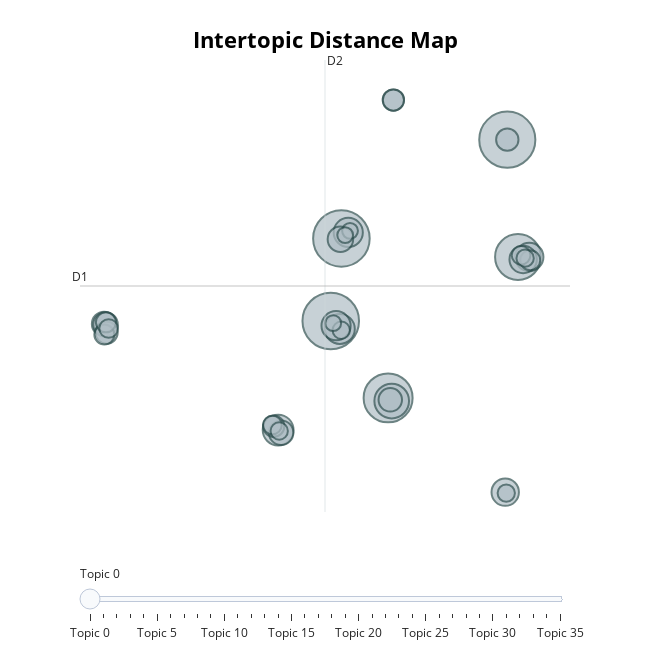

Notebook source saved alongside this figure:
### Code cell
model.visualize_topics()

### Figure 1 — Plotly figure (JSON) as saved in the notebook; plotly's stock layout.template omitted (floating-point values rounded to 4 significant figures)
{"data": [{"customdata": [[0, "delegation | disarmament | operation | co | africa", 64], [1, "american | latin | america | latin america | president", 64], [2, "fiftieth | anniversary | international community | cooperation | development", 63], [3, "sustainable | sustainable development | migration | climate | climate change", 48], [4, "rhodesia | africa | south | south africa | delegation", 42], [5, "crisis | climate change | climate | financial | global", 24], [6, "viet | united states | soviet | viet nam | nam", 19], [7, "soviet union | soviet | korea | union | socialist", 18], [8, "korea | korean | soviet | north | soviet union", 17], [9, "multilateralism | human right | global | member states | human", 17], [10, "portuguese | raw material | raw | bissau | south africa", 16], [11, "climate change | climate | pacific | change | island", 15], [12, "central | water | asia | cooperation | regional", 15], [13, "century | technology | challenge | value | democracy", 13], [14, "viet | viet nam | nam | europe | united states", 12], [15, "european | europe | european union | human right | reform", 12], [16, "terrorist | region | cooperation | democratic | human right", 12], [17, "global | challenge | crisis | climate | climate change", 11], [18, "year | fiftieth | community | conflict | organization", 10], [19, "palestinian | arab | administration | palestine | reject", 10], [20, "cent | food | bissau | price | delegation", 9], [21, "asian | viet | viet nam | nam | dispute", 9], [22, "caribbean | income | develop | small | global", 9], [23, "raw material | raw | aligned | non aligned | material", 8], [24, "arab | kingdom | palestine | oil | palestinian", 8], [25, "detente | german | democratic republic | decolonization | democratic", 8], [26, "arab | iran | humanitarian | palestinian | region", 7], [27, "viet nam | nam | viet | korea | think", 7], [28, "africa | african | sanction | debt | continent", 7], [29, "special session | central | african | regime | decolonization", 6], [30, "armament | fear | aggression | korea | shall", 6], [31, "pacific | forum | island | climate | climate change", 6], [32, "imperialist | united states | people republic | imperialism | viet", 6], [33, "iran | united states | sanction | america | atomic", 5], [34, "leadership | sustainable | society | south | cent", 5], [35, "security council | want | permanent | council | america", 5]], "hovertemplate": "<b>Topic %{customdata[0]}</b><br>%{customdata[1]}<br>Size: %{customdata[2]}", "legendgroup": "", "marker": {"color": "#B0BEC5", "line": {"color": "DarkSlateGrey", "width": 2}, "size": [64, 64, 63, 48, 42, 24, 19, 18, 17, 17, 16, 15, 15, 13, 12, 12, 12, 11, 10, 10, 9, 9, 9, 8, 8, 8, 7, 7, 7, 6, 6, 6, 6, 5, 5, 5], "sizemode": "area", "sizeref": 0.04, "symbol": "circle"}, "mode": "markers", "name": "", "orientation": "v", "showlegend": false, "type": "scatter", "x": [6.231, 5.364, 19.75, 10.04, 20.62, 10.33, 1.075, 6.102, 5.796, 6.79, 21.54, 19.58, 21.04, 6.151, 1.322, -13.1, -12.99, 10.21, 19.75, -12.91, 10.47, 0.7168, 10.47, 21.62, -13.08, -12.96, -12.74, 0.6089, 20.87, 21.2, 6.22, 19.67, 1.164, 5.563, 6.935, 6.541], "xaxis": "x", "y": [11.9, 4.263, 21.04, -2.849, 10.18, -3.143, -5.827, 3.526, 3.831, 12.46, 10.19, -11.57, 9.957, 11.82, -6.073, 3.989, 3.95, -3.026, 21.04, 3.189, 24.7, -5.467, 24.7, 9.89, 3.009, 4.138, 3.57, -5.359, 10.34, 10.08, 3.408, -11.66, -5.915, 4.064, 12.61, 12.21], "yaxis": "y"}], "layout": {"annotations": [{"showarrow": false, "text": "D1", "x": -15.07, "y": 7.502, "yshift": 10}, {"showarrow": false, "text": "D2", "x": 4.895, "xshift": 10, "y": 28.41}], "height": 650, "hoverlabel": {"bgcolor": "white", "font": {"family": "Rockwell", "size": 16}}, "legend": {"itemsizing": "constant", "tracegroupgap": 0}, "margin": {"t": 60}, "shapes": [{"line": {"color": "#CFD8DC", "width": 2}, "type": "line", "x0": 4.895, "x1": 4.895, "y0": -13.41, "y1": 28.41}, {"line": {"color": "#9E9E9E", "width": 2}, "type": "line", "x0": -15.07, "x1": 24.86, "y0": 7.502, "y1": 7.502}], "sliders": [{"active": 0, "pad": {"t": 50}, "steps": [{"args": [{"marker.color": [["red", "#B0BEC5", "#B0BEC5", "#B0BEC5", "#B0BEC5", "#B0BEC5", "#B0BEC5", "#B0BEC5", "#B0BEC5", "#B0BEC5", "#B0BEC5", "#B0BEC5", "#B0BEC5", "#B0BEC5", "#B0BEC5", "#B0BEC5", "#B0BEC5", "#B0BEC5", "#B0BEC5", "#B0BEC5", "#B0BEC5", "#B0BEC5", "#B0BEC5", "#B0BEC5", "#B0BEC5", "#B0BEC5", "#B0BEC5", "#B0BEC5", "#B0BEC5", "#B0BEC5", "#B0BEC5", "#B0BEC5", "#B0BEC5", "#B0BEC5", "#B0BEC5", "#B0BEC5"]]}], "label": "Topic 0", "method": "update"}, {"args": [{"marker.color": [["#B0BEC5", "red", "#B0BEC5", "#B0BEC5", "#B0BEC5", "#B0BEC5", "#B0BEC5", "#B0BEC5", "#B0BEC5", "#B0BEC5", "#B0BEC5", "#B0BEC5", "#B0BEC5", "#B0BEC5", "#B0BEC5", "#B0BEC5", "#B0BEC5", "#B0BEC5", "#B0BEC5", "#B0BEC5", "#B0BEC5", "#B0BEC5", "#B0BEC5", "#B0BEC5", "#B0BEC5", "#B0BEC5", "#B0BEC5", "#B0BEC5", "#B0BEC5", "#B0BEC5", "#B0BEC5", "#B0BEC5", "#B0BEC5", "#B0BEC5", "#B0BEC5", "#B0BEC5"]]}], "label": "Topic 1", "method": "update"}, {"args": [{"marker.color": [["#B0BEC5", "#B0BEC5", "red", "#B0BEC5", "#B0BEC5", "#B0BEC5", "#B0BEC5", "#B0BEC5", "#B0BEC5", "#B0BEC5", "#B0BEC5", "#B0BEC5", "#B0BEC5", "#B0BEC5", "#B0BEC5", "#B0BEC5", "#B0BEC5", "#B0BEC5", "#B0BEC5", "#B0BEC5", "#B0BEC5", "#B0BEC5", "#B0BEC5", "#B0BEC5", "#B0BEC5", "#B0BEC5", "#B0BEC5", "#B0BEC5", "#B0BEC5", "#B0BEC5", "#B0BEC5", "#B0BEC5", "#B0BEC5", "#B0BEC5", "#B0BEC5", "#B0BEC5"]]}], "label": "Topic 2", "method": "update"}, {"args": [{"marker.color": [["#B0BEC5", "#B0BEC5", "#B0BEC5", "red", "#B0BEC5", "#B0BEC5", "#B0BEC5", "#B0BEC5", "#B0BEC5", "#B0BEC5", "#B0BEC5", "#B0BEC5", "#B0BEC5", "#B0BEC5", "#B0BEC5", "#B0BEC5", "#B0BEC5", "#B0BEC5", "#B0BEC5", "#B0BEC5", "#B0BEC5", "#B0BEC5", "#B0BEC5", "#B0BEC5", "#B0BEC5", "#B0BEC5", "#B0BEC5", "#B0BEC5", "#B0BEC5", "#B0BEC5", "#B0BEC5", "#B0BEC5", "#B0BEC5", "#B0BEC5", "#B0BEC5", "#B0BEC5"]]}], "label": "Topic 3", "method": "update"}, {"args": [{"marker.color": [["#B0BEC5", "#B0BEC5", "#B0BEC5", "#B0BEC5", "red", "#B0BEC5", "#B0BEC5", "#B0BEC5", "#B0BEC5", "#B0BEC5", "#B0BEC5", "#B0BEC5", "#B0BEC5", "#B0BEC5", "#B0BEC5", "#B0BEC5", "#B0BEC5", "#B0BEC5", "#B0BEC5", "#B0BEC5", "#B0BEC5", "#B0BEC5", "#B0BEC5", "#B0BEC5", "#B0BEC5", "#B0BEC5", "#B0BEC5", "#B0BEC5", "#B0BEC5", "#B0BEC5", "#B0BEC5", "#B0BEC5", "#B0BEC5", "#B0BEC5", "#B0BEC5", "#B0BEC5"]]}], "label": "Topic 4", "method": "update"}, {"args": [{"marker.color": [["#B0BEC5", "#B0BEC5", "#B0BEC5", "#B0BEC5", "#B0BEC5", "red", "#B0BEC5", "#B0BEC5", "#B0BEC5", "#B0BEC5", "#B0BEC5", "#B0BEC5", "#B0BEC5", "#B0BEC5", "#B0BEC5", "#B0BEC5", "#B0BEC5", "#B0BEC5", "#B0BEC5", "#B0BEC5", "#B0BEC5", "#B0BEC5", "#B0BEC5", "#B0BEC5", "#B0BEC5", "#B0BEC5", "#B0BEC5", "#B0BEC5", "#B0BEC5", "#B0BEC5", "#B0BEC5", "#B0BEC5", "#B0BEC5", "#B0BEC5", "#B0BEC5", "#B0BEC5"]]}], "label": "Topic 5", "method": "update"}, {"args": [{"marker.color": [["#B0BEC5", "#B0BEC5", "#B0BEC5", "#B0BEC5", "#B0BEC5", "#B0BEC5", "red", "#B0BEC5", "#B0BEC5", "#B0BEC5", "#B0BEC5", "#B0BEC5", "#B0BEC5", "#B0BEC5", "#B0BEC5", "#B0BEC5", "#B0BEC5", "#B0BEC5", "#B0BEC5", "#B0BEC5", "#B0BEC5", "#B0BEC5", "#B0BEC5", "#B0BEC5", "#B0BEC5", "#B0BEC5", "#B0BEC5", "#B0BEC5", "#B0BEC5", "#B0BEC5", "#B0BEC5", "#B0BEC5", "#B0BEC5", "#B0BEC5", "#B0BEC5", "#B0BEC5"]]}], "label": "Topic 6", "method": "update"}, {"args": [{"marker.color": [["#B0BEC5", "#B0BEC5", "#B0BEC5", "#B0BEC5", "#B0BEC5", "#B0BEC5", "#B0BEC5", "red", "#B0BEC5", "#B0BEC5", "#B0BEC5", "#B0BEC5", "#B0BEC5", "#B0BEC5", "#B0BEC5", "#B0BEC5", "#B0BEC5", "#B0BEC5", "#B0BEC5", "#B0BEC5", "#B0BEC5", "#B0BEC5", "#B0BEC5", "#B0BEC5", "#B0BEC5", "#B0BEC5", "#B0BEC5", "#B0BEC5", "#B0BEC5", "#B0BEC5", "#B0BEC5", "#B0BEC5", "#B0BEC5", "#B0BEC5", "#B0BEC5", "#B0BEC5"]]}], "label": "Topic 7", "method": "update"}, {"args": [{"marker.color": [["#B0BEC5", "#B0BEC5", "#B0BEC5", "#B0BEC5", "#B0BEC5", "#B0BEC5", "#B0BEC5", "#B0BEC5", "red", "#B0BEC5", "#B0BEC5", "#B0BEC5", "#B0BEC5", "#B0BEC5", "#B0BEC5", "#B0BEC5", "#B0BEC5", "#B0BEC5", "#B0BEC5", "#B0BEC5", "#B0BEC5", "#B0BEC5", "#B0BEC5", "#B0BEC5", "#B0BEC5", "#B0BEC5", "#B0BEC5", "#B0BEC5", "#B0BEC5", "#B0BEC5", "#B0BEC5", "#B0BEC5", "#B0BEC5", "#B0BEC5", "#B0BEC5", "#B0BEC5"]]}], "label": "Topic 8", "method": "update"}, {"args": [{"marker.color": [["#B0BEC5", "#B0BEC5", "#B0BEC5", "#B0BEC5", "#B0BEC5", "#B0BEC5", "#B0BEC5", "#B0BEC5", "#B0BEC5", "red", "#B0BEC5", "#B0BEC5", "#B0BEC5", "#B0BEC5", "#B0BEC5", "#B0BEC5", "#B0BEC5", "#B0BEC5", "#B0BEC5", "#B0BEC5", "#B0BEC5", "#B0BEC5", "#B0BEC5", "#B0BEC5", "#B0BEC5", "#B0BEC5", "#B0BEC5", "#B0BEC5", "#B0BEC5", "#B0BEC5", "#B0BEC5", "#B0BEC5", "#B0BEC5", "#B0BEC5", "#B0BEC5", "#B0BEC5"]]}], "label": "Topic 9", "method": "update"}, {"args": [{"marker.color": [["#B0BEC5", "#B0BEC5", "#B0BEC5", "#B0BEC5", "#B0BEC5", "#B0BEC5", "#B0BEC5", "#B0BEC5", "#B0BEC5", "#B0BEC5", "red", "#B0BEC5", "#B0BEC5", "#B0BEC5", "#B0BEC5", "#B0BEC5", "#B0BEC5", "#B0BEC5", "#B0BEC5", "#B0BEC5", "#B0BEC5", "#B0BEC5", "#B0BEC5", "#B0BEC5", "#B0BEC5", "#B0BEC5", "#B0BEC5", "#B0BEC5", "#B0BEC5", "#B0BEC5", "#B0BEC5", "#B0BEC5", "#B0BEC5", "#B0BEC5", "#B0BEC5", "#B0BEC5"]]}], "label": "Topic 10", "method": "update"}, {"args": [{"marker.color": [["#B0BEC5", "#B0BEC5", "#B0BEC5", "#B0BEC5", "#B0BEC5", "#B0BEC5", "#B0BEC5", "#B0BEC5", "#B0BEC5", "#B0BEC5", "#B0BEC5", "red", "#B0BEC5", "#B0BEC5", "#B0BEC5", "#B0BEC5", "#B0BEC5", "#B0BEC5", "#B0BEC5", "#B0BEC5", "#B0BEC5", "#B0BEC5", "#B0BEC5", "#B0BEC5", "#B0BEC5", "#B0BEC5", "#B0BEC5", "#B0BEC5", "#B0BEC5", "#B0BEC5", "#B0BEC5", "#B0BEC5", "#B0BEC5", "#B0BEC5", "#B0BEC5", "#B0BEC5"]]}], "label": "Topic 11", "method": "update"}, {"args": [{"marker.color": [["#B0BEC5", "#B0BEC5", "#B0BEC5", "#B0BEC5", "#B0BEC5", "#B0BEC5", "#B0BEC5", "#B0BEC5", "#B0BEC5", "#B0BEC5", "#B0BEC5", "#B0BEC5", "red", "#B0BEC5", "#B0BEC5", "#B0BEC5", "#B0BEC5", "#B0BEC5", "#B0BEC5", "#B0BEC5", "#B0BEC5", "#B0BEC5", "#B0BEC5", "#B0BEC5", "#B0BEC5", "#B0BEC5", "#B0BEC5", "#B0BEC5", "#B0BEC5", "#B0BEC5", "#B0BEC5", "#B0BEC5", "#B0BEC5", "#B0BEC5", "#B0BEC5", "#B0BEC5"]]}], "label": "Topic 12", "method": "update"}, {"args": [{"marker.color": [["#B0BEC5", "#B0BEC5", "#B0BEC5", "#B0BEC5", "#B0BEC5", "#B0BEC5", "#B0BEC5", "#B0BEC5", "#B0BEC5", "#B0BEC5", "#B0BEC5", "#B0BEC5", "#B0BEC5", "red", "#B0BEC5", "#B0BEC5", "#B0BEC5", "#B0BEC5", "#B0BEC5", "#B0BEC5", "#B0BEC5", "#B0BEC5", "#B0BEC5", "#B0BEC5", "#B0BEC5", "#B0BEC5", "#B0BEC5", "#B0BEC5", "#B0BEC5", "#B0BEC5", "#B0BEC5", "#B0BEC5", "#B0BEC5", "#B0BEC5", "#B0BEC5", "#B0BEC5"]]}], "label": "Topic 13", "method": "update"}, {"args": [{"marker.color": [["#B0BEC5", "#B0BEC5", "#B0BEC5", "#B0BEC5", "#B0BEC5", "#B0BEC5", "#B0BEC5", "#B0BEC5", "#B0BEC5", "#B0BEC5", "#B0BEC5", "#B0BEC5", "#B0BEC5", "#B0BEC5", "red", "#B0BEC5", "#B0BEC5", "#B0BEC5", "#B0BEC5", "#B0BEC5", "#B0BEC5", "#B0BEC5", "#B0BEC5", "#B0BEC5", "#B0BEC5", "#B0BEC5", "#B0BEC5", "#B0BEC5", "#B0BEC5", "#B0BEC5", "#B0BEC5", "#B0BEC5", "#B0BEC5", "#B0BEC5", "#B0BEC5", "#B0BEC5"]]}], "label": "Topic 14", "method": "update"}, {"args": [{"marker.color": [["#B0BEC5", "#B0BEC5", "#B0BEC5", "#B0BEC5", "#B0BEC5", "#B0BEC5", "#B0BEC5", "#B0BEC5", "#B0BEC5", "#B0BEC5", "#B0BEC5", "#B0BEC5", "#B0BEC5", "#B0BEC5", "#B0BEC5", "red", "#B0BEC5", "#B0BEC5", "#B0BEC5", "#B0BEC5", "#B0BEC5", "#B0BEC5", "#B0BEC5", "#B0BEC5", "#B0BEC5", "#B0BEC5", "#B0BEC5", "#B0BEC5", "#B0BEC5", "#B0BEC5", "#B0BEC5", "#B0BEC5", "#B0BEC5", "#B0BEC5", "#B0BEC5", "#B0BEC5"]]}], "label": "Topic 15", "method": "update"}, {"args": [{"marker.color": [["#B0BEC5", "#B0BEC5", "#B0BEC5", "#B0BEC5", "#B0BEC5", "#B0BEC5", "#B0BEC5", "#B0BEC5", "#B0BEC5", "#B0BEC5", "#B0BEC5", "#B0BEC5", "#B0BEC5", "#B0BEC5", "#B0BEC5", "#B0BEC5", "red", "#B0BEC5", "#B0BEC5", "#B0BEC5", "#B0BEC5", "#B0BEC5", "#B0BEC5", "#B0BEC5", "#B0BEC5", "#B0BEC5", "#B0BEC5", "#B0BEC5", "#B0BEC5", "#B0BEC5", "#B0BEC5", "#B0BEC5", "#B0BEC5", "#B0BEC5", "#B0BEC5", "#B0BEC5"]]}], "label": "Topic 16", "method": "update"}, {"args": [{"marker.color": [["#B0BEC5", "#B0BEC5", "#B0BEC5", "#B0BEC5", "#B0BEC5", "#B0BEC5", "#B0BEC5", "#B0BEC5", "#B0BEC5", "#B0BEC5", "#B0BEC5", "#B0BEC5", "#B0BEC5", "#B0BEC5", "#B0BEC5", "#B0BEC5", "#B0BEC5", "red", "#B0BEC5", "#B0BEC5", "#B0BEC5", "#B0BEC5", "#B0BEC5", "#B0BEC5", "#B0BEC5", "#B0BEC5", "#B0BEC5", "#B0BEC5", "#B0BEC5", "#B0BEC5", "#B0BEC5", "#B0BEC5", "#B0BEC5", "#B0BEC5", "#B0BEC5", "#B0BEC5"]]}], "label": "Topic 17", "method": "update"}, {"args": [{"marker.color": [["#B0BEC5", "#B0BEC5", "#B0BEC5", "#B0BEC5", "#B0BEC5", "#B0BEC5", "#B0BEC5", "#B0BEC5", "#B0BEC5", "#B0BEC5", "#B0BEC5", "#B0BEC5", "#B0BEC5", "#B0BEC5", "#B0BEC5", "#B0BEC5", "#B0BEC5", "#B0BEC5", "red", "#B0BEC5", "#B0BEC5", "#B0BEC5", "#B0BEC5", "#B0BEC5", "#B0BEC5", "#B0BEC5", "#B0BEC5", "#B0BEC5", "#B0BEC5", "#B0BEC5", "#B0BEC5", "#B0BEC5", "#B0BEC5", "#B0BEC5", "#B0BEC5", "#B0BEC5"]]}], "label": "Topic 18", "method": "update"}, {"args": [{"marker.color": [["#B0BEC5", "#B0BEC5", "#B0BEC5", "#B0BEC5", "#B0BEC5", "#B0BEC5", "#B0BEC5", "#B0BEC5", "#B0BEC5", "#B0BEC5", "#B0BEC5", "#B0BEC5", "#B0BEC5", "#B0BEC5", "#B0BEC5", "#B0BEC5", "#B0BEC5", "#B0BEC5", "#B0BEC5", "red", "#B0BEC5", "#B0BEC5", "#B0BEC5", "#B0BEC5", "#B0BEC5", "#B0BEC5", "#B0BEC5", "#B0BEC5", "#B0BEC5", "#B0BEC5", "#B0BEC5", "#B0BEC5", "#B0BEC5", "#B0BEC5", "#B0BEC5", "#B0BEC5"]]}], "label": "Topic 19", "method": "update"}, {"args": [{"marker.color": [["#B0BEC5", "#B0BEC5", "#B0BEC5", "#B0BEC5", "#B0BEC5", "#B0BEC5", "#B0BEC5", "#B0BEC5", "#B0BEC5", "#B0BEC5", "#B0BEC5", "#B0BEC5", "#B0BEC5", "#B0BEC5", "#B0BEC5", "#B0BEC5", "#B0BEC5", "#B0BEC5", "#B0BEC5", "#B0BEC5", "red", "#B0BEC5", "#B0BEC5", "#B0BEC5", "#B0BEC5", "#B0BEC5", "#B0BEC5", "#B0BEC5", "#B0BEC5", "#B0BEC5", "#B0BEC5", "#B0BEC5", "#B0BEC5", "#B0BEC5", "#B0BEC5", "#B0BEC5"]]}], "label": "Topic 20", "method": "update"}, {"args": [{"marker.color": [["#B0BEC5", "#B0BEC5", "#B0BEC5", "#B0BEC5", "#B0BEC5", "#B0BEC5", "#B0BEC5", "#B0BEC5", "#B0BEC5", "#B0BEC5", "#B0BEC5", "#B0BEC5", "#B0BEC5", "#B0BEC5", "#B0BEC5", "#B0BEC5", "#B0BEC5", "#B0BEC5", "#B0BEC5", "#B0BEC5", "#B0BEC5", "red", "#B0BEC5", "#B0BEC5", "#B0BEC5", "#B0BEC5", "#B0BEC5", "#B0BEC5", "#B0BEC5", "#B0BEC5", "#B0BEC5", "#B0BEC5", "#B0BEC5", "#B0BEC5", "#B0BEC5", "#B0BEC5"]]}], "label": "Topic 21", "method": "update"}, {"args": [{"marker.color": [["#B0BEC5", "#B0BEC5", "#B0BEC5", "#B0BEC5", "#B0BEC5", "#B0BEC5", "#B0BEC5", "#B0BEC5", "#B0BEC5", "#B0BEC5", "#B0BEC5", "#B0BEC5", "#B0BEC5", "#B0BEC5", "#B0BEC5", "#B0BEC5", "#B0BEC5", "#B0BEC5", "#B0BEC5", "#B0BEC5", "#B0BEC5", "#B0BEC5", "red", "#B0BEC5", "#B0BEC5", "#B0BEC5", "#B0BEC5", "#B0BEC5", "#B0BEC5", "#B0BEC5", "#B0BEC5", "#B0BEC5", "#B0BEC5", "#B0BEC5", "#B0BEC5", "#B0BEC5"]]}], "label": "Topic 22", "method": "update"}, {"args": [{"marker.color": [["#B0BEC5", "#B0BEC5", "#B0BEC5", "#B0BEC5", "#B0BEC5", "#B0BEC5", "#B0BEC5", "#B0BEC5", "#B0BEC5", "#B0BEC5", "#B0BEC5", "#B0BEC5", "#B0BEC5", "#B0BEC5", "#B0BEC5", "#B0BEC5", "#B0BEC5", "#B0BEC5", "#B0BEC5", "#B0BEC5", "#B0BEC5", "#B0BEC5", "#B0BEC5", "red", "#B0BEC5", "#B0BEC5", "#B0BEC5", "#B0BEC5", "#B0BEC5", "#B0BEC5", "#B0BEC5", "#B0BEC5", "#B0BEC5", "#B0BEC5", "#B0BEC5", "#B0BEC5"]]}], "label": "Topic 23", "method": "update"}, {"args": [{"marker.color": [["#B0BEC5", "#B0BEC5", "#B0BEC5", "#B0BEC5", "#B0BEC5", "#B0BEC5", "#B0BEC5", "#B0BEC5", "#B0BEC5", "#B0BEC5", "#B0BEC5", "#B0BEC5", "#B0BEC5", "#B0BEC5", "#B0BEC5", "#B0BEC5", "#B0BEC5", "#B0BEC5", "#B0BEC5", "#B0BEC5", "#B0BEC5", "#B0BEC5", "#B0BEC5", "#B0BEC5", "red", "#B0BEC5", "#B0BEC5", "#B0BEC5", "#B0BEC5", "#B0BEC5", "#B0BEC5", "#B0BEC5", "#B0BEC5", "#B0BEC5", "#B0BEC5", "#B0BEC5"]]}], "label": "Topic 24", "method": "update"}, {"args": [{"marker.color": [["#B0BEC5", "#B0BEC5", "#B0BEC5", "#B0BEC5", "#B0BEC5", "#B0BEC5", "#B0BEC5", "#B0BEC5", "#B0BEC5", "#B0BEC5", "#B0BEC5", "#B0BEC5", "#B0BEC5", "#B0BEC5", "#B0BEC5", "#B0BEC5", "#B0BEC5", "#B0BEC5", "#B0BEC5", "#B0BEC5", "#B0BEC5", "#B0BEC5", "#B0BEC5", "#B0BEC5", "#B0BEC5", "red", "#B0BEC5", "#B0BEC5", "#B0BEC5", "#B0BEC5", "#B0BEC5", "#B0BEC5", "#B0BEC5", "#B0BEC5", "#B0BEC5", "#B0BEC5"]]}], "label": "Topic 25", "method": "update"}, {"args": [{"marker.color": [["#B0BEC5", "#B0BEC5", "#B0BEC5", "#B0BEC5", "#B0BEC5", "#B0BEC5", "#B0BEC5", "#B0BEC5", "#B0BEC5", "#B0BEC5", "#B0BEC5", "#B0BEC5", "#B0BEC5", "#B0BEC5", "#B0BEC5", "#B0BEC5", "#B0BEC5", "#B0BEC5", "#B0BEC5", "#B0BEC5", "#B0BEC5", "#B0BEC5", "#B0BEC5", "#B0BEC5", "#B0BEC5", "#B0BEC5", "red", "#B0BEC5", "#B0BEC5", "#B0BEC5", "#B0BEC5", "#B0BEC5", "#B0BEC5", "#B0BEC5", "#B0BEC5", "#B0BEC5"]]}], "label": "Topic 26", "method": "update"}, {"args": [{"marker.color": [["#B0BEC5", "#B0BEC5", "#B0BEC5", "#B0BEC5", "#B0BEC5", "#B0BEC5", "#B0BEC5", "#B0BEC5", "#B0BEC5", "#B0BEC5", "#B0BEC5", "#B0BEC5", "#B0BEC5", "#B0BEC5", "#B0BEC5", "#B0BEC5", "#B0BEC5", "#B0BEC5", "#B0BEC5", "#B0BEC5", "#B0BEC5", "#B0BEC5", "#B0BEC5", "#B0BEC5", "#B0BEC5", "#B0BEC5", "#B0BEC5", "red", "#B0BEC5", "#B0BEC5", "#B0BEC5", "#B0BEC5", "#B0BEC5", "#B0BEC5", "#B0BEC5", "#B0BEC5"]]}], "label": "Topic 27", "method": "update"}, {"args": [{"marker.color": [["#B0BEC5", "#B0BEC5", "#B0BEC5", "#B0BEC5", "#B0BEC5", "#B0BEC5", "#B0BEC5", "#B0BEC5", "#B0BEC5", "#B0BEC5", "#B0BEC5", "#B0BEC5", "#B0BEC5", "#B0BEC5", "#B0BEC5", "#B0BEC5", "#B0BEC5", "#B0BEC5", "#B0BEC5", "#B0BEC5", "#B0BEC5", "#B0BEC5", "#B0BEC5", "#B0BEC5", "#B0BEC5", "#B0BEC5", "#B0BEC5", "#B0BEC5", "red", "#B0BEC5", "#B0BEC5", "#B0BEC5", "#B0BEC5", "#B0BEC5", "#B0BEC5", "#B0BEC5"]]}], "label": "Topic 28", "method": "update"}, {"args": [{"marker.color": [["#B0BEC5", "#B0BEC5", "#B0BEC5", "#B0BEC5", "#B0BEC5", "#B0BEC5", "#B0BEC5", "#B0BEC5", "#B0BEC5", "#B0BEC5", "#B0BEC5", "#B0BEC5", "#B0BEC5", "#B0BEC5", "#B0BEC5", "#B0BEC5", "#B0BEC5", "#B0BEC5", "#B0BEC5", "#B0BEC5", "#B0BEC5", "#B0BEC5", "#B0BEC5", "#B0BEC5", "#B0BEC5", "#B0BEC5", "#B0BEC5", "#B0BEC5", "#B0BEC5", "red", "#B0BEC5", "#B0BEC5", "#B0BEC5", "#B0BEC5", "#B0BEC5", "#B0BEC5"]]}], "label": "Topic 29", "method": "update"}, {"args": [{"marker.color": [["#B0BEC5", "#B0BEC5", "#B0BEC5", "#B0BEC5", "#B0BEC5", "#B0BEC5", "#B0BEC5", "#B0BEC5", "#B0BEC5", "#B0BEC5", "#B0BEC5", "#B0BEC5", "#B0BEC5", "#B0BEC5", "#B0BEC5", "#B0BEC5", "#B0BEC5", "#B0BEC5", "#B0BEC5", "#B0BEC5", "#B0BEC5", "#B0BEC5", "#B0BEC5", "#B0BEC5", "#B0BEC5", "#B0BEC5", "#B0BEC5", "#B0BEC5", "#B0BEC5", "#B0BEC5", "red", "#B0BEC5", "#B0BEC5", "#B0BEC5", "#B0BEC5", "#B0BEC5"]]}], "label": "Topic 30", "method": "update"}, {"args": [{"marker.color": [["#B0BEC5", "#B0BEC5", "#B0BEC5", "#B0BEC5", "#B0BEC5", "#B0BEC5", "#B0BEC5", "#B0BEC5", "#B0BEC5", "#B0BEC5", "#B0BEC5", "#B0BEC5", "#B0BEC5", "#B0BEC5", "#B0BEC5", "#B0BEC5", "#B0BEC5", "#B0BEC5", "#B0BEC5", "#B0BEC5", "#B0BEC5", "#B0BEC5", "#B0BEC5", "#B0BEC5", "#B0BEC5", "#B0BEC5", "#B0BEC5", "#B0BEC5", "#B0BEC5", "#B0BEC5", "#B0BEC5", "red", "#B0BEC5", "#B0BEC5", "#B0BEC5", "#B0BEC5"]]}], "label": "Topic 31", "method": "update"}, {"args": [{"marker.color": [["#B0BEC5", "#B0BEC5", "#B0BEC5", "#B0BEC5", "#B0BEC5", "#B0BEC5", "#B0BEC5", "#B0BEC5", "#B0BEC5", "#B0BEC5", "#B0BEC5", "#B0BEC5", "#B0BEC5", "#B0BEC5", "#B0BEC5", "#B0BEC5", "#B0BEC5", "#B0BEC5", "#B0BEC5", "#B0BEC5", "#B0BEC5", "#B0BEC5", "#B0BEC5", "#B0BEC5", "#B0BEC5", "#B0BEC5", "#B0BEC5", "#B0BEC5", "#B0BEC5", "#B0BEC5", "#B0BEC5", "#B0BEC5", "red", "#B0BEC5", "#B0BEC5", "#B0BEC5"]]}], "label": "Topic 32", "method": "update"}, {"args": [{"marker.color": [["#B0BEC5", "#B0BEC5", "#B0BEC5", "#B0BEC5", "#B0BEC5", "#B0BEC5", "#B0BEC5", "#B0BEC5", "#B0BEC5", "#B0BEC5", "#B0BEC5", "#B0BEC5", "#B0BEC5", "#B0BEC5", "#B0BEC5", "#B0BEC5", "#B0BEC5", "#B0BEC5", "#B0BEC5", "#B0BEC5", "#B0BEC5", "#B0BEC5", "#B0BEC5", "#B0BEC5", "#B0BEC5", "#B0BEC5", "#B0BEC5", "#B0BEC5", "#B0BEC5", "#B0BEC5", "#B0BEC5", "#B0BEC5", "#B0BEC5", "red", "#B0BEC5", "#B0BEC5"]]}], "label": "Topic 33", "method": "update"}, {"args": [{"marker.color": [["#B0BEC5", "#B0BEC5", "#B0BEC5", "#B0BEC5", "#B0BEC5", "#B0BEC5", "#B0BEC5", "#B0BEC5", "#B0BEC5", "#B0BEC5", "#B0BEC5", "#B0BEC5", "#B0BEC5", "#B0BEC5", "#B0BEC5", "#B0BEC5", "#B0BEC5", "#B0BEC5", "#B0BEC5", "#B0BEC5", "#B0BEC5", "#B0BEC5", "#B0BEC5", "#B0BEC5", "#B0BEC5", "#B0BEC5", "#B0BEC5", "#B0BEC5", "#B0BEC5", "#B0BEC5", "#B0BEC5", "#B0BEC5", "#B0BEC5", "#B0BEC5", "red", "#B0BEC5"]]}], "label": "Topic 34", "method": "update"}, {"args": [{"marker.color": [["#B0BEC5", "#B0BEC5", "#B0BEC5", "#B0BEC5", "#B0BEC5", "#B0BEC5", "#B0BEC5", "#B0BEC5", "#B0BEC5", "#B0BEC5", "#B0BEC5", "#B0BEC5", "#B0BEC5", "#B0BEC5", "#B0BEC5", "#B0BEC5", "#B0BEC5", "#B0BEC5", "#B0BEC5", "#B0BEC5", "#B0BEC5", "#B0BEC5", "#B0BEC5", "#B0BEC5", "#B0BEC5", "#B0BEC5", "#B0BEC5", "#B0BEC5", "#B0BEC5", "#B0BEC5", "#B0BEC5", "#B0BEC5", "#B0BEC5", "#B0BEC5", "#B0BEC5", "red"]]}], "label": "Topic 35", "method": "update"}]}], "title": {"font": {"color": "Black", "size": 22}, "text": "<b>Intertopic Distance Map</b>", "x": 0.5, "xanchor": "center", "y": 0.95, "yanchor": "top"}, "width": 650, "xaxis": {"anchor": "y", "domain": [0, 1], "range": [-15.07, 24.86], "title": {"text": ""}, "visible": false}, "yaxis": {"anchor": "x", "domain": [0, 1], "range": [-13.41, 28.41], "title": {"text": ""}, "visible": false}}}
